Frame 1 (no input): blank canvas, image omitted
Frame 60 (no input): blank canvas, image omitted
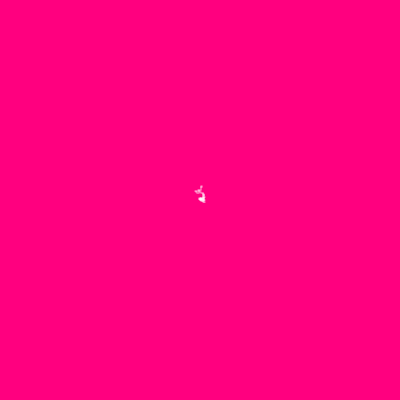
Frame 120 (the mouse pressed at the canvas centre since frame 60)

The p5.js sketch whose frames 1 and 60 were blank and that drew this single picture after the mouse press (run headless with seeded random() and noise() and a simulated clock; from frame 60 on, the mouse is pressed at the canvas centre):

// p5.js sketch
// ── sketch.js
let camminatore;

function setup() {
  createCanvas(400,400);
  camminatore = new Camminatore();
  background(255, 0, 127);
}

function draw() {
  camminatore.step();
  camminatore.render();
}

class Camminatore {
  constructor(){
    this.x = width/2;
    this.y = height/2;
  }

  render() {
    stroke(0,1);
    circle(this.x,this.y, 1);
  }

  step() {
    var choice = floor(random(4));
    if (choice === 0) {
      this.x--;
    } else if (choice == 1) {
      this.x++;
    } else if (choice == 2) {
      this.y--;
    } else {
      this.y++;
    }
    this.x = constrain(this.x,0,width-1);
    this.y = constrain(this.y,0,height-1);
  }
}
